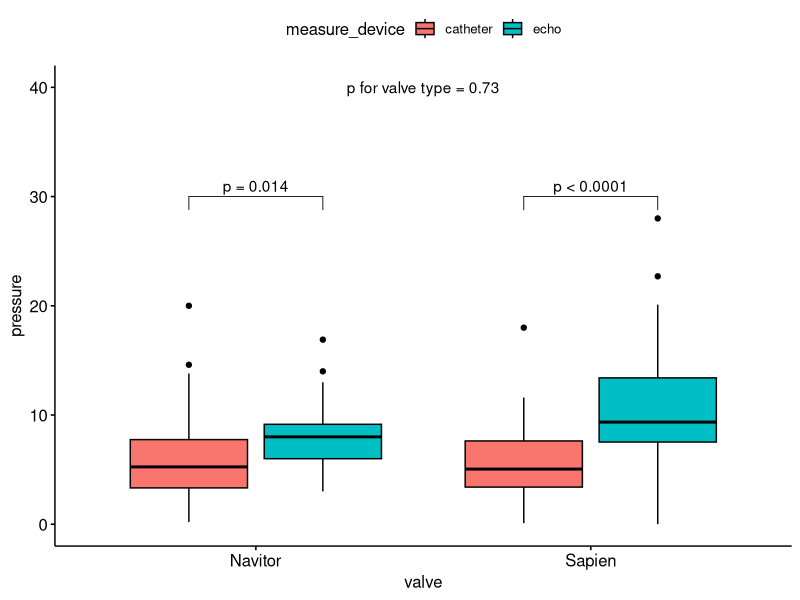

Generate this figure with R:
library(tidyverse)
library(readxl)
library(here)
library(ggplot2)
library(ggpubr)
library(lme4)
library(parameters)

dat <- readxl::read_xlsx(path = here::here("pressure_data.xlsx"))


prepped_dat <- dat %>% 
  dplyr::mutate(valve = if_else(`ValveType 1;N 0;S` == 0, "Sapien", "Navitor"), 
                catheter = if_else(catheter == 55555, NA_real_, catheter), 
                diff = catheter - THVmeanPG_Post, 
                echo = THVmeanPG_Post) %>% 
  tidyr::drop_na()

long_dat <- tidyr::pivot_longer(prepped_dat, 
                      cols = c(catheter, echo), 
                      names_to = "measure_device", 
                      values_to = "pressure") %>% 
  dplyr::mutate(valve_device = paste0(valve, "_", measure_device), 
                valve_device_fct = forcats::fct_relevel(valve_device, 
                                                        c("Sapien_catheter", "Sapien_echo", "Navitor_catheter", "Navitor_echo")))


# LMM model ---------------------------------------------------------------

fit <- lmer(pressure ~ valve + measure_device + valve*measure_device + (1|PatientIdOld), data = long_dat)

valve_pval <- as.data.frame(parameters::model_parameters(fit)) |> 
  base::subset(subset = Parameter == "valveSapien", select = "p") |> 
  as.numeric() %>%  sprintf(fmt = "%.2f", .)

# make figure -------------------------------------------------------------

# fig <- ggpubr::ggboxplot(long_dat, x = "valve_device_fct", 
#                   y = "pressure", fill = "valve_device_fct") + 
#   scale_y_continuous(limits = c(0, 35)) +
#   ggpubr::stat_compare_means(
#     aes(label = paste0("p = ", after_stat(p.format))), 
#     comparisons = list(c("Sapien_catheter", "Sapien_echo"),
#                        c("Navitor_catheter", "Navitor_echo")),
#     method = "t.test", paired = TRUE, label.y = 30)

fig <- ggpubr::ggboxplot(long_dat, x = "valve", 
                         y = "pressure", fill = "measure_device") + 
  scale_y_continuous(limits = c(0, 40)) +
  ggpubr::geom_pwc(aes(group = measure_device), 
    method = "t_test",  
    method.args = list(paired = TRUE),
    label =  "p = {p.format}", 
    y.position = 28) + 
  annotate("text", x = 1.5, y = 40, label = paste0("p for valve type = ", valve_pval)) 


# fig2 <- ggpubr::ggboxplot(long_dat, x = "measure_device", 
#                          y = "pressure", 
#                          fill = "measure_device", facet.by = "valve") + 
#   scale_y_continuous(limits = c(0, 35)) +
#   ggpubr::stat_compare_means(label.y = 32)
# 
# ggpubr::ggpaired(long_dat, x = "measure_device", 
#                   y = "pressure", 
#                   fill = "measure_device", facet.by = "valve") + 
#   scale_y_continuous(limits = c(0, 35)) +
#   ggpubr::stat_compare_means(label.y = 32)
